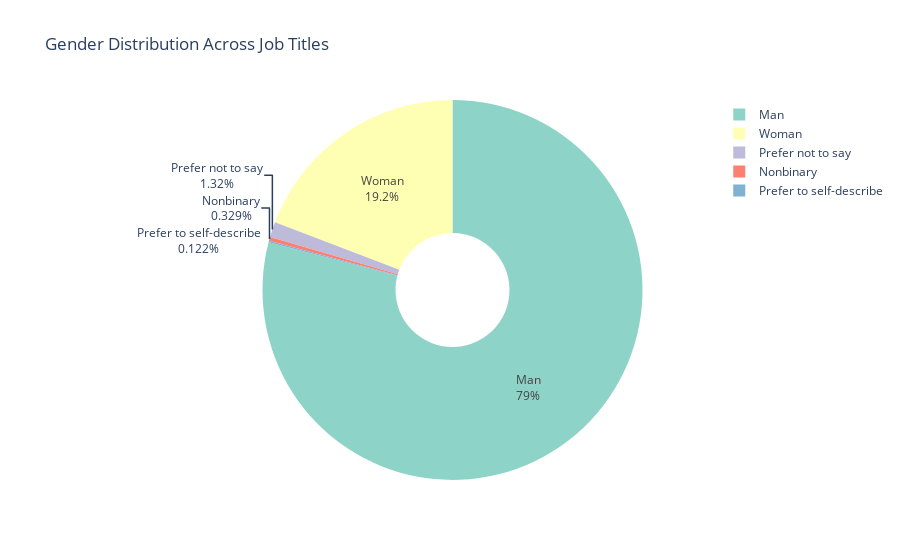

Notebook cell for this chart:
### Markdown cell above
1)The stacked bar chart depicts the gender distribution across 15 professions in the data science field. <br>
2)'Man' represents the dominant gender category across all professions, followed by 'Woman' and 'Nonbinary'. <br>
3)'Data Scientist' emerges as the most popular profession, with approximately 1929M individuals engaged in this role. <br>
4)Conversely, the profession of 'Developer Advocate' records the lowest count, with only 60M individuals. <br>
5)Interestingly, across all professions, 'Data Scientist' attracts the highest number of males, females, and non-binary individuals. <br>
6)The visualization portrays a clear dominance of males across professions, followed by females and then non-binary individuals. <br>

### Code cell
import plotly.express as px

# Assuming gender_counts is your Series containing gender counts
gender_counts = df4_cleaned['Gender'].value_counts()

fig = px.pie(values=gender_counts, names=gender_counts.index, title='Gender Distribution Across Job Titles')
fig.update_traces(textinfo='percent+label' , hole=0.3, marker=dict(colors=px.colors.qualitative.Set3))
fig.show()

### Figure 1 — Plotly figure (JSON) as saved in the notebook; plotly's stock layout.template omitted (floating-point values rounded to 4 significant figures)
{"data": [{"domain": {"x": [0, 1], "y": [0, 1]}, "hole": 0.3, "hovertemplate": "label=%{label}<br>value=%{value}<extra></extra>", "labels": ["Man", "Woman", "Prefer not to say", "Nonbinary", "Prefer to self-describe"], "legendgroup": "", "marker": {"colors": ["rgb(141,211,199)", "rgb(255,255,179)", "rgb(190,186,218)", "rgb(251,128,114)", "rgb(128,177,211)", "rgb(253,180,98)", "rgb(179,222,105)", "rgb(252,205,229)", "rgb(217,217,217)", "rgb(188,128,189)", "rgb(204,235,197)", "rgb(255,237,111)"]}, "name": "", "showlegend": true, "textinfo": "percent+label", "type": "pie", "values": [8402, 2040, 140, 35, 13]}], "layout": {"legend": {"tracegroupgap": 0}, "title": {"text": "Gender Distribution Across Job Titles"}}}
